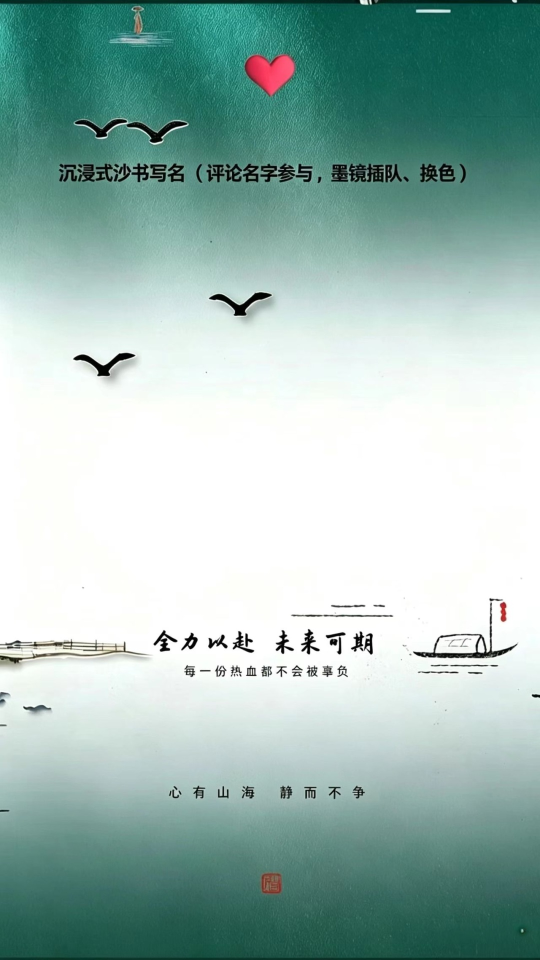
#> input picture zhibo-sign/overlay/assets/poster.jpg, 1080 x 1920 px (shown at 1/2 size)
$ python plate.py --src ../../overlay/assets/poster.jpg
#> lines starting #> are read from the running program, lines starting #| are printed output that depends on the picture; after the words box and inside, x2 and y2 are one past the last pixel; in counts of white or black regions, pixels touching at a corner belong together
#> in build, img is the input picture: shape (1920, 1080, 3); mean B, G, R 180.4, 186.8, 158.3
"""把模板上原本印着的名字擦掉，做一张"干净底板"。

模板（overlay/assets/poster.jpg）中间印着「智纪元」，那是样例，不是要写的内容。
直接在上面盖新名字是不行的——旧字会从背后透出来。所以先把这块区域用上下两行
背景做垂直渐变重建：这块区域本身是纯渐变（上白下浅绿），没有花纹，逐列插值出来
完全看不出接缝，比 inpaint 干净得多。

用法：
    python -m app.pipeline.plate                 # 用 config.yaml 里的 template 段
    python -m app.pipeline.plate --box 229,1008,1058,1363 --pad 26
"""
from __future__ import annotations

import argparse
from pathlib import Path

import cv2
import numpy as np

DEFAULT_BOX = (229, 1008, 1058, 1363)   # 模板像素坐标下「智纪元」的包围盒
DEFAULT_PAD = 40                         # 字有投影，左右下都要多吃一点
FEATHER = 28                             # 左右接缝羽化宽度（必须小于 pad，否则会把字边羽化回来）


def rebuild_region(img: np.ndarray, box: tuple[int, int, int, int],
                   pad: int = DEFAULT_PAD, feather: int = FEATHER) -> np.ndarray:
    """把 box（外扩 pad）区域用上下的背景插值填回去。"""
#> called with box = (229, 1008, 1058, 1363), pad = 40, feather = 28
    out = img.copy()
    h, w = out.shape[:2]
#> h = 1920; w = 1080
    x0, y0, x1, y1 = box
    x0 = max(1, x0 - pad); y0 = max(2, y0 - pad)
    x1 = min(w - 1, x1 + pad); y1 = min(h - 1, y1 + pad)
#> after `x1 = min(w - 1, x1 + pad)`: x1 = 1079
#> after `y1 = min(h - 1, y1 + pad)`: y1 = 1403

    # 上边界往上、下边界往下各取一窄条的平均色，作为插值端点。
    # 只取一行的话，JPEG 噪点会让端点在横向上一格一格跳，填进去就是竖纹。
    band = 12
    top = out[max(0, y0 - band):y0].astype(np.float32).mean(axis=0, keepdims=True)
#> top = 1080 rows, first 8: [255, 255, 255], [255, 255, 255], [255, 255, 255], [255, 255, 255], [255, 255, 255], [255, 255, 255], [255, 255, 255], [255, 255, 255]
    bot = out[y1:min(h, y1 + band)].astype(np.float32).mean(axis=0, keepdims=True)
#> bot = 1080 rows, first 8: [161.6, 159.4, 143.1], [162.5, 160.8, 144.3], [166.2, 164.2, 148.4], [169.4, 168.1, 152.2], [169.8, 168.9, 154.2], [175.5, 175.2, 160.6], [181.4, 181.8, 168.1], [187.4, 188.8, 175]
    rows = y1 - y0
#> rows = 435
    t = np.linspace(0, 1, rows, dtype=np.float32)[:, None, None]
#> t = 435 values from 0 to 1
    fill = (top * (1 - t) + bot * t)[:, x0:x1]   # (rows, w, 3)
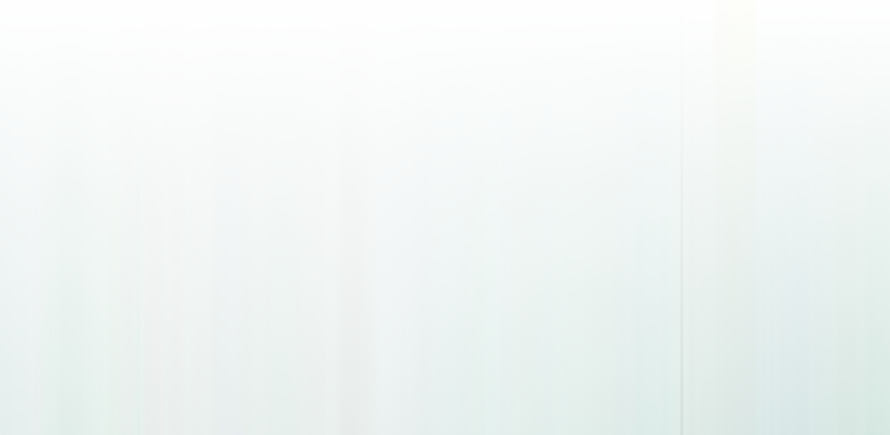
#> fill: shape (435, 890, 3) float32; mean of channels 0, 1, 2 244.7, 245.8, 240.8; drawn as B, G, R
    # 补一点噪点，否则这块比周围"太干净"，一眼能看出补丁
    rng = np.random.default_rng(7)
    fill += rng.normal(0, 2.2, fill.shape).astype(np.float32)
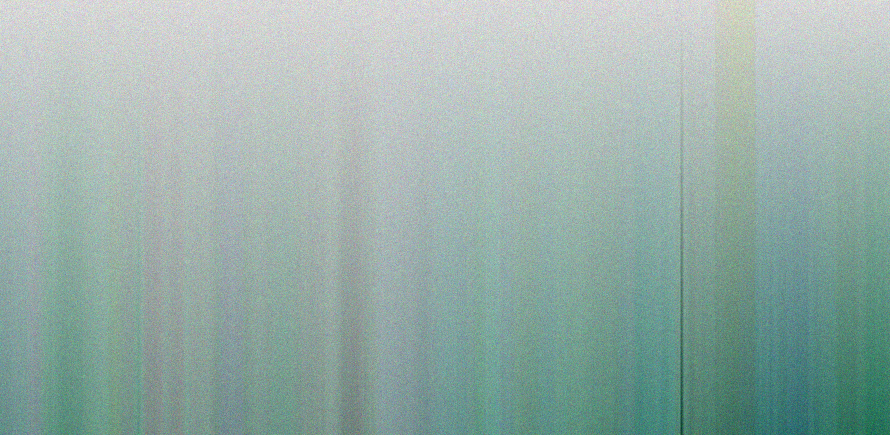
#> fill: shape (435, 890, 3) float32; mean of channels 0, 1, 2 244.7, 246, 240.8; drawn with min black and max white

    patch = out[y0:y1, x0:x1].astype(np.float32)
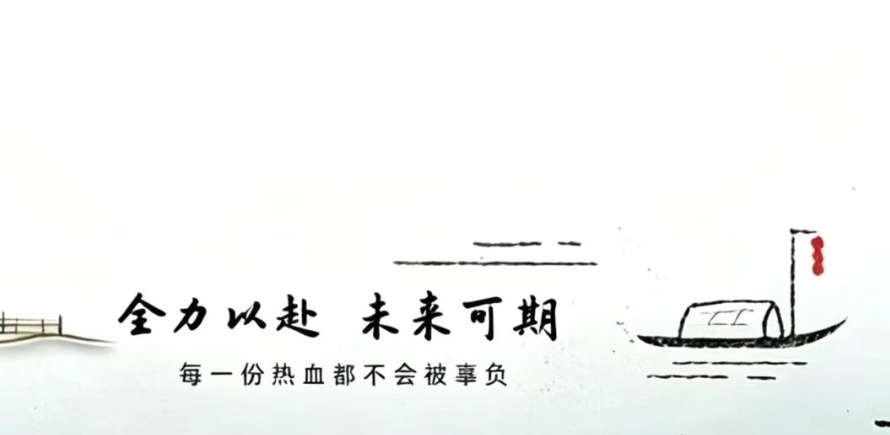
#> patch: shape (435, 890, 3) float32; mean B, G, R 244.8, 246.2, 244.8
    # 左右也羽化一下，避免竖向接缝
    mask = np.ones((rows, x1 - x0), np.float32)
    fx = max(0, min(feather, pad - 6, (x1 - x0) // 3))
#> fx = 28
    # 纵向不羽化：这块区域上下都是纯渐变，插值出来的像素在边界处本来就连续，
    # 硬切看不出接缝；一旦羽化，反而把本该被替换掉的字尾"半透明"地留了下来。
    fy = 0
    if fx > 0:
        ramp = np.linspace(0, 1, fx, dtype=np.float32)
#> ramp = 28 values from 0 to 1
        ramp = ramp * ramp * (3 - 2 * ramp)      # smoothstep，接缝更软
        mask[:, :fx] *= ramp[None, :]
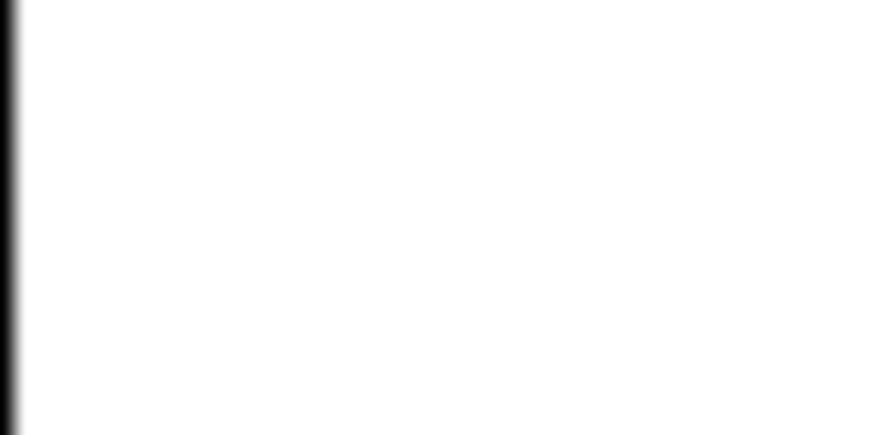
#> mask: shape (435, 890) float32; min 0, max 1, mean 0.984
        mask[:, -fx:] *= ramp[::-1][None, :]
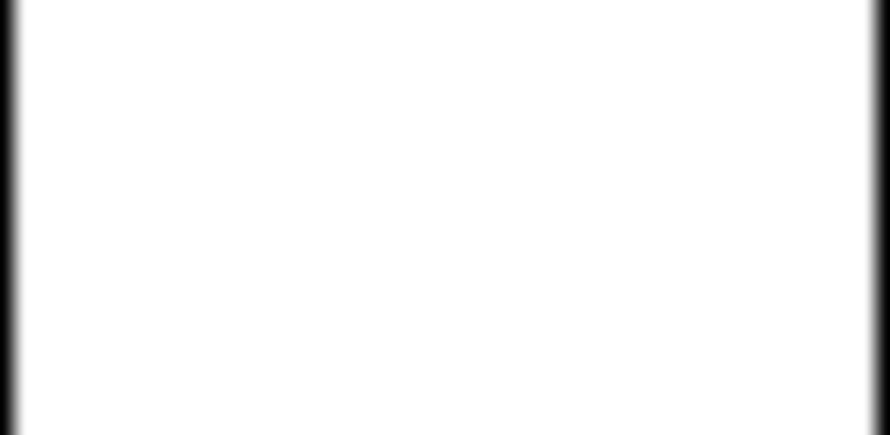
#> mask: shape (435, 890) float32; 3.03% of pixels changed, all inside (x1, y1, x2, y2) = (863, 0, 890, 435)
    if fy > 0:
        ramp = np.linspace(0, 1, fy, dtype=np.float32)
        ramp = ramp * ramp * (3 - 2 * ramp)
        mask[:fy, :] *= ramp[:, None]
        mask[-fy:, :] *= ramp[::-1][:, None]
    mask = mask[:, :, None]

    blended = patch * (1 - mask) + fill * mask
    out[y0:y1, x0:x1] = np.clip(blended, 0, 255).astype(np.uint8)
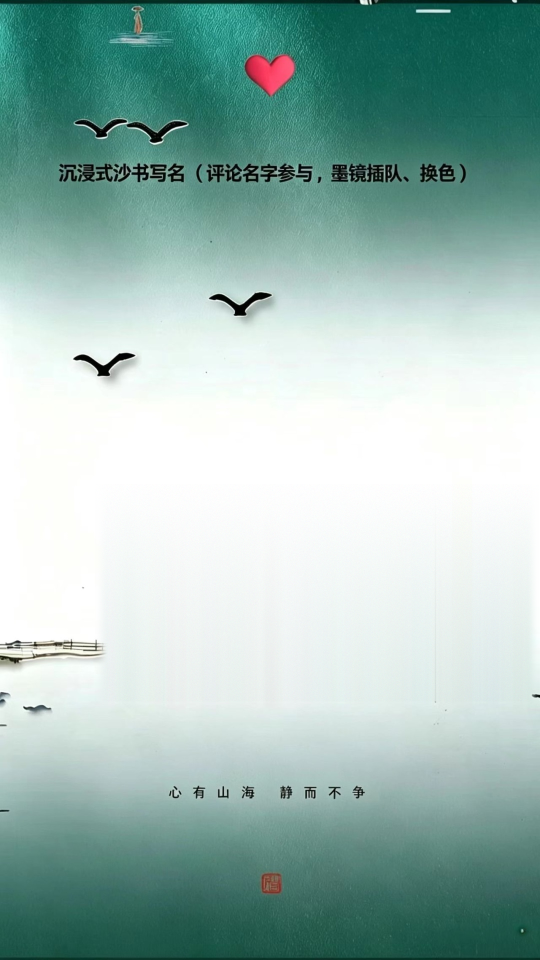
#> out: shape (1920, 1080, 3) (shown at 1/2 size); 18.55% of pixels changed, all inside (x1, y1, x2, y2) = (190, 968, 1078, 1403)
    return out


def build(src: Path, dst: Path, box=DEFAULT_BOX, pad: int = DEFAULT_PAD) -> Path:
    img = cv2.imdecode(np.fromfile(str(src), np.uint8), cv2.IMREAD_COLOR)
    if img is None:
        raise FileNotFoundError(src)
    out = rebuild_region(img, box, pad)
    dst.parent.mkdir(parents=True, exist_ok=True)
    ok, buf = cv2.imencode(".jpg", out, [int(cv2.IMWRITE_JPEG_QUALITY), 95])
    if not ok:
        raise RuntimeError("编码失败")
    dst.write_bytes(buf.tobytes())
    return dst


def main() -> None:
    ap = argparse.ArgumentParser()
    ap.add_argument("--src", default="")
    ap.add_argument("--dst", default="")
    ap.add_argument("--box", default="")
    ap.add_argument("--pad", type=int, default=DEFAULT_PAD)
    a = ap.parse_args()

    from app.config import ROOT

    src = Path(a.src) if a.src else ROOT / "overlay" / "assets" / "poster.jpg"
    dst = Path(a.dst) if a.dst else ROOT / "overlay" / "assets" / "poster_clean.jpg"
    box = DEFAULT_BOX
    if a.box:
        box = tuple(int(v) for v in a.box.split(","))  # type: ignore[assignment]
    p = build(src, dst, box, a.pad)
    im = cv2.imread(str(p))
    print(f"[plate] {src.name} -> {p.name}  {im.shape[1]}x{im.shape[0]}  box={box}")
#| [plate] poster.jpg -> poster_clean.jpg  1080x1920  box=(229, 1008, 1058, 1363)


if __name__ == "__main__":
    main()
